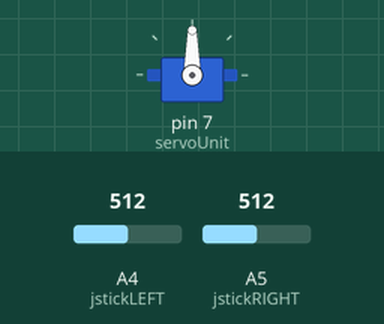
Simulated run of this sketch. Board: Arduino Uno, built with avr-gcc and run on an emulated ATmega328P. On the bench: servo. The inputs (shaded band) are chosen by the test bench; at power-on: A4 (jstickLEFT) = 512, A5 (jstickRIGHT) = 512.

Above: at 1.2 s.
1.3 s: A4 (jstickLEFT) set to 716
At 2.4 s:
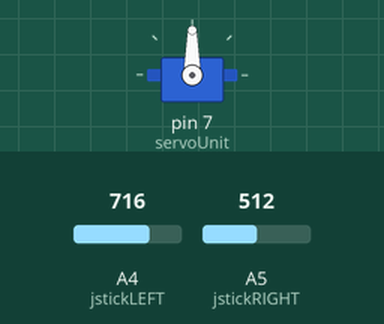
4.3 s: A5 (jstickRIGHT) set to 306
7.3 s: A5 (jstickRIGHT) set to 122
At 8.5 s:
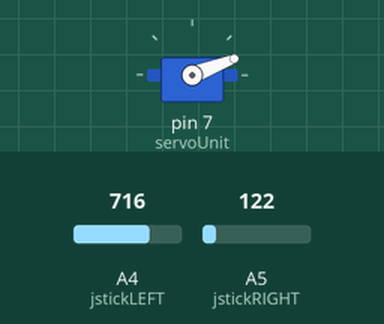
8.8 s: A5 (jstickRIGHT) set to 0
10.3 s: A4 (jstickLEFT) set to 900
13.3 s: A5 (jstickRIGHT) set to 716
Timing chart, 0 to 62.3 s (numbered marks = the images above; inputs shaded):
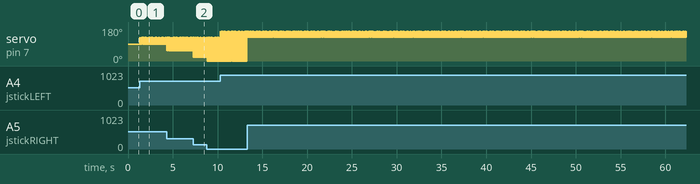

The sketch:

stupidpettricksquared.ino
```cpp
#include <Servo.h> //adds the servo library

Servo servoUnit; //defines the servo

int jstickLEFT = 4; //maps the joystick X-Axis (Left / Right) to the analog input pins of the Arduino
int jstickRIGHT = 5;

int stickRead; //defines the variable that will read the Analog joystick output


void setup() {
  servoUnit.attach(7); //attaches the servo to the (DIGITAL) pin

}

void loop() {
  stickRead = analogRead(jstickLEFT); //reads the joystick output level when pulled left
  stickRead = map (stickRead, 0, 1023, 0, 180); //= the servo val between 0 to 180
  servoUnit.write(stickRead); //moves the servo based on joystick position

  //same as above but reads the joystick output level when pulled right and moves the servo accordingly
  stickRead = analogRead(jstickRIGHT);
  stickRead = map (stickRead, 0, 1023, 0, 180);
  servoUnit.write(stickRead);
}
```

Measured:
- after the input at 1.3 s, servo on pin 7 (servoUnit): alternates 125° for 0.02 s and 90° for 0.02 s, starting at once
- after the input at 7.3 s, servo on pin 7 (servoUnit): alternates 125° for 0.02 s and 21° for 0.02 s, starting at once
